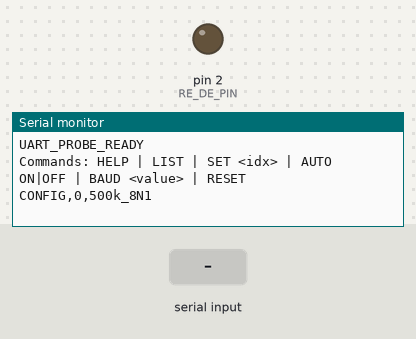
Recording of a sketch running on a simulated Arduino Mega 2560, built with avr-gcc and run on an emulated ATmega2560. Parts: output pins drawn as LEDs (lit = HIGH), the last lines printed to the serial monitor. The test bench sets the inputs (shaded band).

Above: at 1.2 s.
1.3 s: "LIST\n" received over Serial
At 2.3 s:
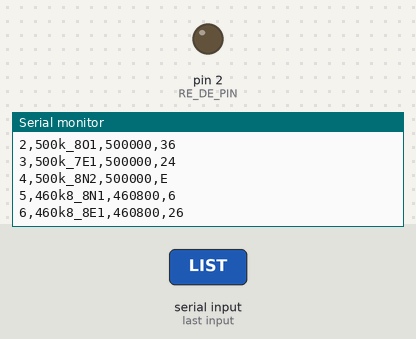
2.8 s: "HELP\n" received over the second serial link
At 4.0 s:
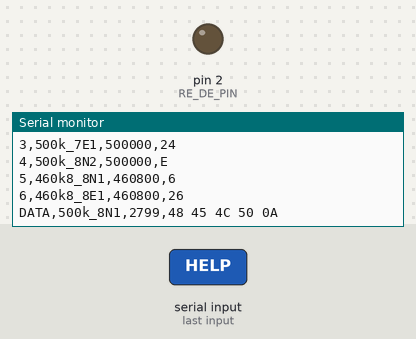
4.3 s: "AUTO\n" received over Serial
At 5.3 s:
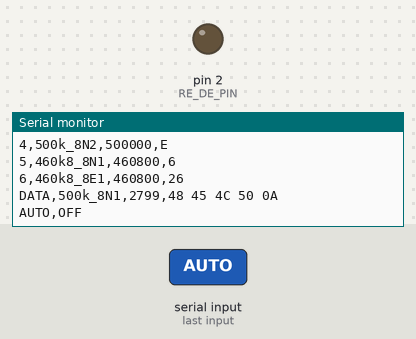
5.8 s: "LIST\n" received over the second serial link
At 6.4 s:
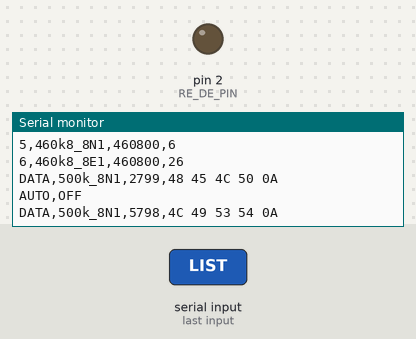
7.3 s: "BAUD\n" received over Serial
At 8.5 s:
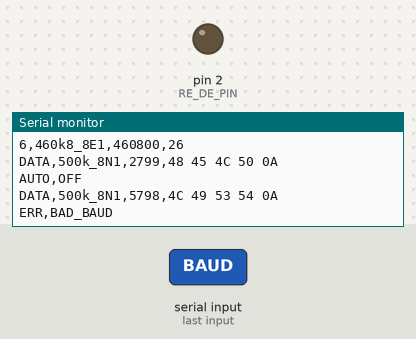
8.8 s: "SET\n" received over the second serial link
At 9.9 s:
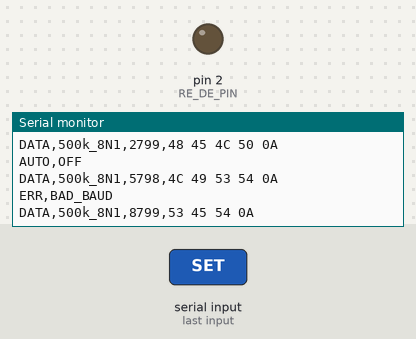

The sketch:

uart_probe.ino
```cpp
// UART probe sketch for CT2 RS-485 bus experiments
// Features:
//   * USB Serial (115200) command interface
//   * RS-485 Serial1 connected through MAX485 transceiver (receive-only)
//   * Quick switching between multiple UART frame configs (8N1, 8E1, etc.)
//   * Optional auto-cycling to scan through configs
//   * Hex dump output tagged with the active configuration and timestamp
//
// Commands (send via USB serial monitor):
//   HELP            - Print command summary
//   LIST            - Show all predefined configurations
//   SET <index>     - Switch to configuration by index
//   AUTO ON|OFF     - Enable/disable auto-cycling through configs
//   BAUD <value>    - Set custom baud for current config (keeps framing)
//   RESET           - Clear byte counters
//
// Wiring notes
//   RS-485 TX pin: 6  (informational)
//   RS-485 RX pin: 7  (informational)
//   RE/DE tied:   2   (forced LOW for listen-only)

#include <Arduino.h>

#define RS485_TX_PIN 6
#define RS485_RX_PIN 7
#define RE_DE_PIN    2

struct DecoderConfig {
  const char* name;
  uint32_t baud;
  uint16_t serialConfig;
};

DecoderConfig configs[] = {
  {"500k_8N1", 500000, SERIAL_8N1},
  {"500k_8E1", 500000, SERIAL_8E1},
  {"500k_8O1", 500000, SERIAL_8O1},
  {"500k_7E1", 500000, SERIAL_7E1},
  {"500k_8N2", 500000, SERIAL_8N2},
  {"460k8_8N1", 460800, SERIAL_8N1},
  {"460k8_8E1", 460800, SERIAL_8E1}
};

const uint8_t CONFIG_COUNT = sizeof(configs) / sizeof(configs[0]);
uint8_t currentConfig = 0;
bool autoCycle = false;
const unsigned long AUTO_INTERVAL_MS = 3000;
unsigned long lastConfigSwitch = 0;

unsigned long byteCount = 0;
unsigned long lineStart = 0;
bool lineActive = false;
const unsigned long IDLE_LINE_BREAK_MS = 4;

void applyConfig(uint8_t idx) {
  if (idx >= CONFIG_COUNT) return;
  currentConfig = idx;
  Serial1.end();
  delay(2);
  Serial1.begin(configs[currentConfig].baud, configs[currentConfig].serialConfig);
  Serial.print("CONFIG,");
  Serial.print(currentConfig);
  Serial.print(",");
  Serial.println(configs[currentConfig].name);
  Serial.flush();
  lastConfigSwitch = millis();
}

void printConfigList() {
  Serial.println("INDEX,NAME,BAUD,FRAME");
  for (uint8_t i = 0; i < CONFIG_COUNT; i++) {
    Serial.print(i);
    Serial.print(',');
    Serial.print(configs[i].name);
    Serial.print(',');
    Serial.print(configs[i].baud);
    Serial.print(',');
    Serial.println(configs[i].serialConfig, HEX);
  }
  Serial.flush();
}

void printHelp() {
  Serial.println("Commands: HELP | LIST | SET <idx> | AUTO ON|OFF | BAUD <value> | RESET");
  Serial.flush();
}

void handleCommand(const String& input) {
  if (input.length() == 0) return;
  if (input == "HELP") {
    printHelp();
  } else if (input == "LIST") {
    printConfigList();
  } else if (input.startsWith("SET")) {
    int idx = input.substring(3).toInt();
    if (idx >= 0 && idx < CONFIG_COUNT) {
      autoCycle = false;
      applyConfig(idx);
    } else {
      Serial.println("ERR,BAD_INDEX");
      Serial.flush();
    }
  } else if (input.startsWith("AUTO")) {
    if (input.endsWith("ON")) {
      autoCycle = true;
      lastConfigSwitch = 0;
    } else if (input.endsWith("OFF")) {
      autoCycle = false;
    }
    Serial.print("AUTO,");
    Serial.println(autoCycle ? "ON" : "OFF");
    Serial.flush();
  } else if (input.startsWith("BAUD")) {
    unsigned long value = input.substring(4).toInt();
    if (value >= 9600) {
      configs[currentConfig].baud = value;
      applyConfig(currentConfig);
    } else {
      Serial.println("ERR,BAD_BAUD");
      Serial.flush();
    }
  } else if (input == "RESET") {
    byteCount = 0;
    Serial.println("STATUS,RESET");
    Serial.flush();
  } else {
    Serial.println("ERR,UNKNOWN_CMD");
    Serial.flush();
  }
}

void setup() {
  pinMode(RE_DE_PIN, OUTPUT);
  digitalWrite(RE_DE_PIN, LOW);

  Serial.begin(115200);
  while (!Serial && millis() < 3000) {}
  Serial.println("UART_PROBE_READY");
  printHelp();

  applyConfig(currentConfig);
}

void loop() {
  unsigned long now = millis();

  if (autoCycle && (now - lastConfigSwitch) > AUTO_INTERVAL_MS) {
    uint8_t nextIdx = (currentConfig + 1) % CONFIG_COUNT;
    applyConfig(nextIdx);
  }

  while (Serial1.available() > 0) {
    int value = Serial1.read();
    if (value < 0) continue;

    if (!lineActive) {
      Serial.print("DATA,");
      Serial.print(configs[currentConfig].name);
      Serial.print(",");
      Serial.print(now);
      Serial.print(",");
      lineStart = now;
      lineActive = true;
    }

    if (value < 0x10) Serial.print("0");
    Serial.print(value, HEX);
    Serial.print(' ');
    byteCount++;
  }

  if (lineActive && (millis() - lineStart) > IDLE_LINE_BREAK_MS) {
    Serial.println();
    Serial.flush();
    lineActive = false;
  }

  if (Serial.available()) {
    String cmd = Serial.readStringUntil('\n');
    cmd.trim();
    cmd.toUpperCase();
    handleCommand(cmd);
  }
}
```

Measured:
- after the input at 1.3 s, the serial monitor: prints a new line at once (image 1)
- after the input at 2.8 s, the serial monitor: prints a new line at once (image 2)
- after the input at 4.3 s, the serial monitor: prints a new line at once (image 3)
- after the input at 5.8 s, the serial monitor: prints a new line at once (image 4)
- after the input at 7.3 s, the serial monitor: prints a new line at once (image 5)
- after the input at 8.8 s, the serial monitor: prints a new line at once (image 6)
